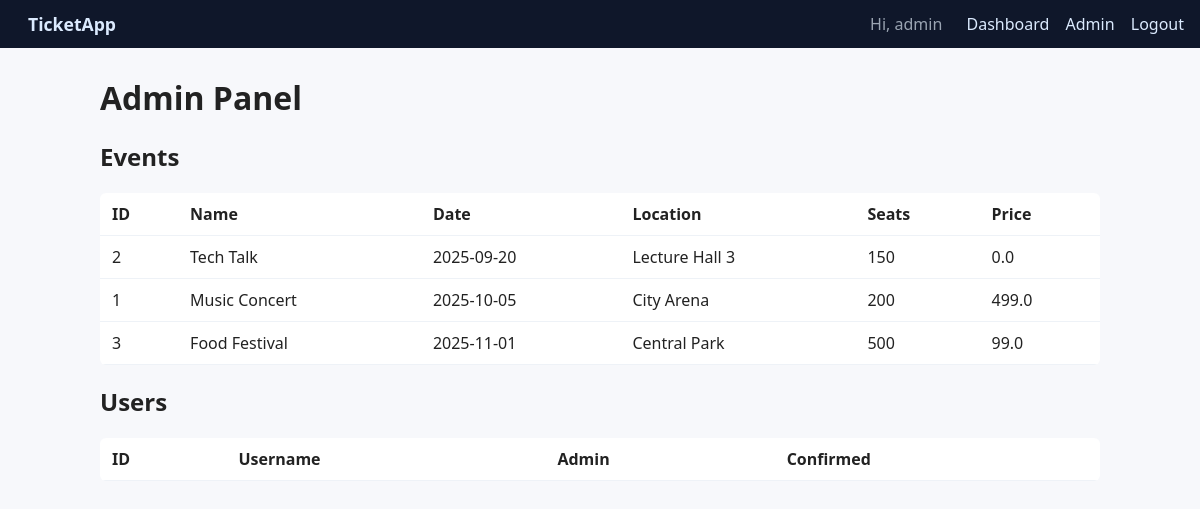
The page /admin (signed in) on the database its author committed.
### tables this page shows
CREATE TABLE events (
        id INTEGER PRIMARY KEY AUTOINCREMENT,
        name TEXT NOT NULL,
        location TEXT NOT NULL,
        date TEXT NOT NULL,
        total_seats INTEGER NOT NULL,
        price REAL NOT NULL
    );

### app.py (the view)
@app.route("/admin")
def admin():
    if not session.get("is_admin"):
        return redirect(url_for("login"))
    db = get_db()
    events = db.execute("SELECT * FROM events ORDER BY date").fetchall()
    return render_template("admin.html", events=events)

### app.py (called while the page is built)
def get_db():
    if "db" not in g:
        g.db = sqlite3.connect(DATABASE)
        g.db.row_factory = sqlite3.Row
    return g.db

### templates/admin.html (shortened to what this page needs)
{% extends "base.html" %}
{% block content %}
  <h1>Admin Panel</h1>
  <section>
    <h2>Events</h2>
    <table class="table">
      <thead><tr><th>ID</th><th>Name</th><th>Date</th><th>Location</th><th>Seats</th><th>Price</th></tr></thead>
      <tbody>
        {% for e in events %}
          <tr>
            <td>{{ e['id'] }}</td>
            <td>{{ e['name'] }}</td>
            <td>{{ e['date'] }}</td>
            <td>{{ e['location'] }}</td>
            <td>{{ e['total_seats'] }}</td>
            <td>{{ e['price'] }}</td>
          </tr>
        {% endfor %}
      </tbody>
    </table>
  </section>
  <section>
    <h2>Users</h2>
    <table class="table">
      <thead><tr><th>ID</th><th>Username</th><th>Admin</th><th>Confirmed</th></tr></thead>
    </table>
  </section>
{% endblock %}

### static/style.css (style rules this page uses)
body { font-family: system-ui, -apple-system, "Segoe UI", Roboto, "Helvetica Neue", Arial; margin:0; color:#222; background:#f7f8fb; }
.table { width:100%; border-collapse:collapse; margin-top:12px; background:#fff; border-radius:6px; overflow:hidden; }
.table th, .table td { padding:10px 12px; border-bottom:1px solid #eef2f7; text-align:left; }

### rows shown on the page
events: id "2", name "Tech Talk", date "2025-09-20", location "Lecture Hall 3", total_seats "150", price "0.0"
events: id "1", name "Music Concert", date "2025-10-05", location "City Arena", total_seats "200", price "499.0"
events: id "3", name "Food Festival", date "2025-11-01", location "Central Park", total_seats "500", price "99.0"

### other values the page prints
{{ session.username }} "admin"
